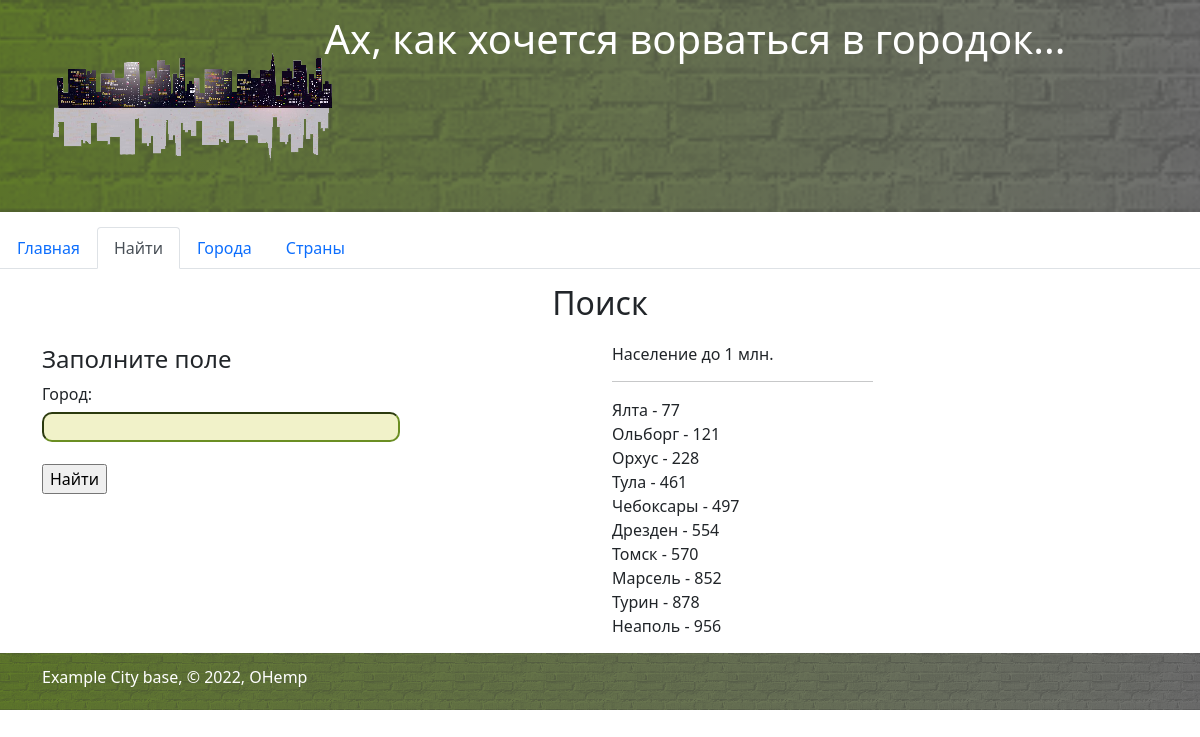
Page /find on the committed database.
### myapp.py (models this page shows, shortened)
class City(db.Model):
    id = db.Column(db.Integer, primary_key=True)
    town = db.Column(db.String(100), unique=True, nullable=True)
    popul = db.Column(db.Integer, unique=True, nullable=True)
    country_id = db.Column(db.Integer, db.ForeignKey('country.id'))
    pr = db.relationship('Country', backref=db.backref('City', lazy='dynamic'))

### myapp.py (the view, shortened to what this page needs)
@app.route("/find", methods=['GET', 'POST'])
def myfind():
    form = FindCityForm()
    q = []
    q_1_mill = City.query.filter(City.popul < 1000).order_by(City.popul).all()
    return render_template("find.html",
                           title="Найти",
                           form=form,
                           q=q,
                           menu=menu,
                           q_1_mill=q_1_mill)

### myapp.py
class FindCityForm(FlaskForm):
    m = ["Поле не заполнено!", f"Поле может содержать от 3 до 50 символов.", " Разрешенные символы - 'А-Я' и 'а-я'"]
    name = StringField('Город:', validators=[DataRequired(message=m[0]),
                                              Length(min=3, max=50, message=m[1]),
                                              Regexp(r'[а-яА-ЯЁё]', flags=0, message=m[2])])
    submit = SubmitField('Найти')

### templates/find.html (shortened to what this page needs)
{% extends "base.html" %}
{% block content %}
    <div class="row">
        <div class="col-12 text-center">
             <h2>Поиск</h2>
        </div>
    </div>
    <div class="row">
        <div class="col-6 text-left">
    <h4>Заполните поле</h4>
        <form action="" method="post" novalidate>
        <p>
            {{ form.name.label }}<br>
            {{ form.name(size=40) }}
            <br>
        </p>
            <p>{{ form.submit() }}</p>
        </form>
        </div>
        <div class="col-3 text-left">
            <h6>Население до 1 млн.</h6>
            <hr>
                    {% for m in q_1_mill %}
            <li>{{m.town}} -  {{m.popul}}</li>
        {% endfor %}
        </div>
    </div>
{% endblock %}

### static/css/style.css (style rules this page uses)
:root { --color1: #6B8E23; --color2: #808080; --fontroboto: 'Roboto', sans-serif; }
input[type=text] { margin: 6px 0; font-size: 16px; font-family: var(--fontroboto); border-radius: 10px; background-color: #F1F2C9; border-color: var(--color1); }
li { list-style-type: none; }
h2 { padding: 15px 0 }

### rows in the picture
City: town "Ялта", popul "77"
City: town "Ольборг", popul "121"
City: town "Орхус", popul "228"
City: town "Тула", popul "461"
City: town "Чебоксары", popul "497"
City: town "Дрезден", popul "554"
City: town "Томск", popul "570"
City: town "Марсель", popul "852"
City: town "Турин", popul "878"
City: town "Неаполь", popul "956"

### other values in the picture
{{ m['name'] }} "Главная" "Города" "Страны"
{{ m['name'] }} "Найти"
